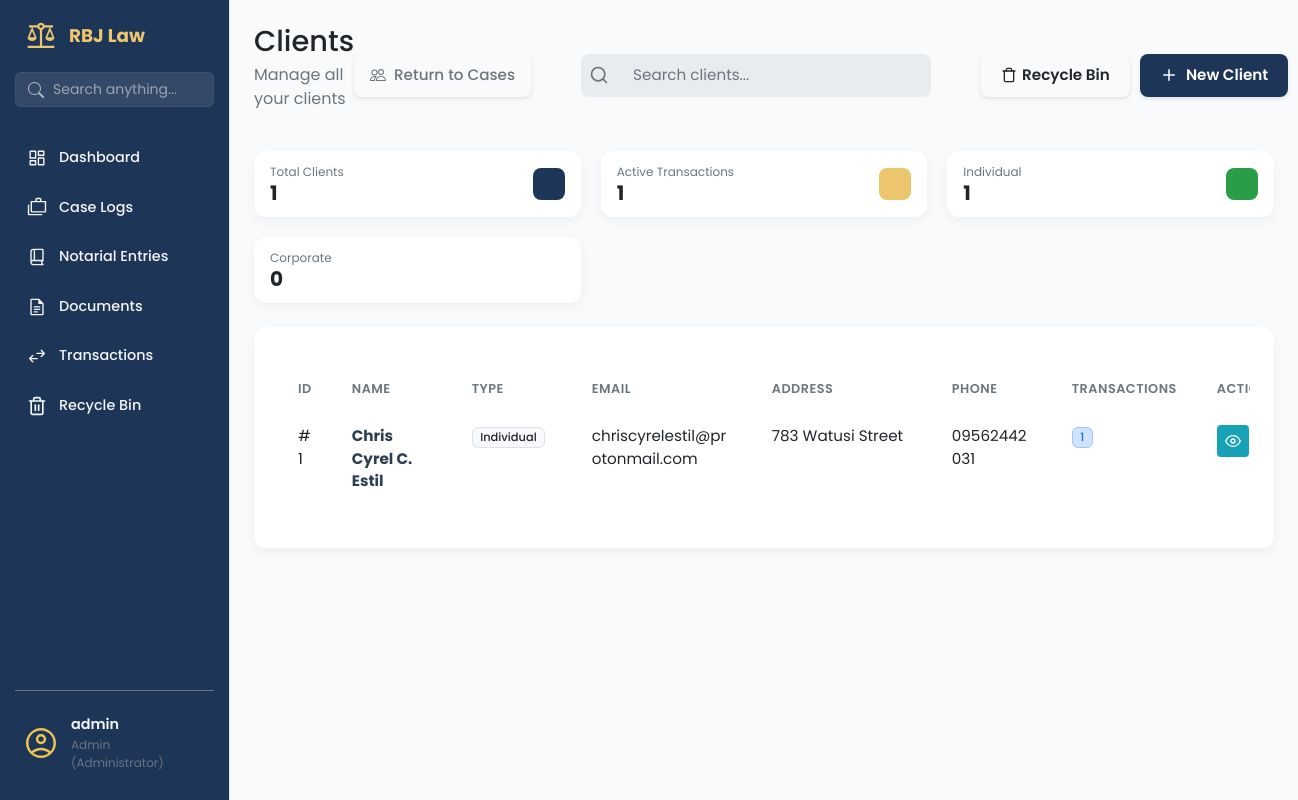
The page /clients/ (signed in) on the database its author committed.
### app/models/user_model.py (models this page shows, shortened)
class User(UserMixin, db.Model):
    __tablename__ = 'users'
    id = db.Column(db.Integer, primary_key=True)
    username = db.Column(db.String(80), unique=True, nullable=False, index=True)
    email = db.Column(db.String(120), unique=True, nullable=False)
    password_hash = db.Column(db.String(128), nullable=False)
    contact_number = db.Column(db.String(20), nullable=True)
    first_name = db.Column(db.String(100), nullable=True)
    middle_name = db.Column(db.String(100), nullable=True)
    last_name = db.Column(db.String(100), nullable=True)
    birth_date = db.Column(db.Date, nullable=True)
    gender = db.Column(db.String(20), nullable=True)
    address = db.Column(db.String(255), nullable=True)
    role = db.Column(db.String(50), default='attorney', nullable=False)
    is_active = db.Column(db.Boolean, default=True, nullable=False)
    is_admin = db.Column(db.Boolean, default=False, nullable=False)
    created_at = db.Column(db.DateTime, default=datetime.utcnow)
    updated_at = db.Column(db.DateTime, default=datetime.utcnow, onupdate=datetime.utcnow)

### app/models/client_mdl.py (models this page shows, shortened)
class Client(db.Model, SoftDeleteMixin):
    __tablename__ = 'clients'
    id = db.Column(db.Integer, primary_key=True)
    client_type = db.Column(db.String(20), default='individual', nullable=False)
    first_name = db.Column(db.String(100), nullable=True)
    middle_name = db.Column(db.String(100), nullable=True)
    last_name = db.Column(db.String(100), nullable=True)
    date_of_birth = db.Column(db.Date, nullable=True)
    company_name = db.Column(db.String(200), nullable=True)
    company_reg_number = db.Column(db.String(100), nullable=True) # SEC/DTI No.
    tax_identification_number = db.Column(db.String(50), nullable=True) # TIN
    designated_representative = db.Column(db.String(150), nullable=True) # Contact Person
    street_address = db.Column(db.String(255), nullable=True) # House No, Street, Subd
    barangay = db.Column(db.String(100), nullable=True)
    city = db.Column(db.String(100), nullable=True)
    province = db.Column(db.String(100), nullable=True)
    zip_code = db.Column(db.String(10), nullable=True)
    email = db.Column(db.String(120), nullable=False) # Unique identifier
    phone = db.Column(db.String(50), nullable=True)
    notes = db.Column(db.Text, nullable=True)
    is_active = db.Column(db.Boolean, default=True)
    deleted_at = db.Column(db.DateTime, nullable=True)
    created_at = db.Column(db.DateTime, default=datetime.now)
    updated_at = db.Column(db.DateTime, default=datetime.now, onupdate=datetime.now)
    @property
    def full_name(self):
        if self.client_type == 'corporate':
            return self.company_name or "Unnamed Corporation"
        else:
            mi = f" {self.middle_name[0]}." if self.middle_name else ""
            return f"{self.first_name}{mi} {self.last_name}"
    @property
    def full_address(self):
        parts = [
            self.street_address,
            self.barangay,
            self.city,
            self.province,
            self.zip_code
        ]
        return ", ".join([p for p in parts if p])

### app/routes/clients_routes.py (the view)
@clients_bp.route('/')
@login_required
def clients_page():
    clients = Client.query.filter_by(is_active=True).all()
    return render_template('clients_page.html', clients=clients)

### app/templates/clients_page.html (shortened to what this page needs)
{% extends "base.html" %}
{% block content %}
<main class="dashboard-content">
    <header class="dashboard-header">
        <div>
            <h1>Clients </h1>
            <p>Manage all your clients</p>
        </div>
        <div class="dashboard-actions"
            style="display: flex; justify-content: space-between; flex-shrink: 0; gap: 50px;">
            <a href="{{ url_for('case.list_cases') }}" class="btn btn-outline-secondary d-flex align-items-center"
                style="gap: 8px; padding: 10px 16px; font-weight: 500;">
                Return to Cases
            </a>
            <div class="search-bar">
                <svg class="search-bar__icon" xmlns="http://www.w3.org/2000/svg" width="20" height="20"
                    viewBox="0 0 24 24" fill="none" stroke="currentColor" stroke-width="2" stroke-linecap="round"
                    stroke-linejoin="round">
                    <circle cx="11" cy="11" r="8"></circle>
                    <line x1="21" y1="21" x2="16.65" y2="16.65"></line>
                </svg>
                <input class="search-bar__input" type="text" placeholder="Search clients...">
            </div>
            <div style="display: flex; gap: 10px; align-items: center;">
                <a href="{{ url_for('clients.recycle_bin') }}" class="btn btn-outline"
                    style="display: flex; align-items: center; gap: 5px;">
                    Recycle Bin
                </a>
                <a href="{{ url_for('clients.new_client_form') }}" class="btn btn-primary">
                    <svg class="btn-icon-left" xmlns="http://www.w3.org/2000/svg" viewBox="0 0 24 24" fill="none"
                        stroke="currentColor" stroke-width="2" stroke-linecap="round" stroke-linejoin="round" width="20"
                        height="20">
                        <line x1="12" y1="5" x2="12" y2="19"></line>
                        <line x1="5" y1="12" x2="19" y2="12"></line>
                    </svg>
                    New Client
                </a>
            </div>
        </div>
    </header>
    <section class="dashboard-cards">
        <div class="data-card data-card--sm">
            <div class="data-card__info">
                <span class="data-card__title">Total Clients</span>
                <span class="data-card__value">{{ clients|length }}</span>
            </div>
            <div class="data-card__icon data-card__icon--blue"></div>
        </div>
        <div class="data-card data-card--sm">
            <div class="data-card__info">
                <span class="data-card__title">Active Transactions</span>
                <span class="data-card__value">
                    {% set total_transactions = [] %}
                    {{ total_transactions|length }}
                </span>
            </div>
            <div class="data-card__icon data-card__icon--gold"></div>
        </div>
        <div class="data-card data-card--sm">
            <div class="data-card__info">
                <span class="data-card__title">Individual</span>
                <span class="data-card__value">
                    {% set individual_count = [] %}
                    {{ individual_count|length }}
                </span>
            </div>
            <div class="data-card__icon data-card__icon--green"></div>
        </div>
        <div class="data-card data-card--sm">
            <div class="data-card__info">
                <span class="data-card__title">Corporate</span>
                <span class="data-card__value">
                    {% set corporate_count = [] %}
                    {{ corporate_count|length }}
                </span>
            </div>
            <div class="data-card__icon data-card__icon--purple"></div>
        </div>
    </section>
    <section class="dashboard-panels-bottom dashboard-panels-bottom--single">
        <div class="panel-card" style="width: 100%;">
            <div class="table-wrapper panel-card__body">
                <table class="table client-table">
                    <colgroup>
                        <col class="short">
                        <col class="medium">
                        <col class="medium">
                        <col class="long">
                        <col class="long">
                        <col class="medium">
                        <col class="short">
                        <col class="actions">
                    </colgroup>
                    <thead>
                        <tr>
                            <th data-sort-key="id">ID</th>
                            <th data-sort-key="name">Name</th>
                            <th data-sort-key="type">Type</th>
                            <th data-sort-key="email">Email</th>
                            <th data-sort-key="address">Address</th>
                            <th data-sort-key="phone">Phone</th>
                            <th data-sort-key="transactions">Transactions</th>
                            <th>Actions</th>
                        </tr>
                    </thead>
                    <tbody>
                        {% for client in clients %}
                        <tr>
                            <td>#{{ client.id }}</td>
                            <td>
                                <a href="#" class="table-link fw-bold"
                                    onclick="viewClient('{{ client.id }}'); return false;">{{ client.full_name }}</a>
                            </td>
                            <td>
                                <span class="badge bg-light text-dark border">
                                    {{ client.client_type|title }}
                                </span>
                            </td>
                            <td>{{ client.email }}</td>
                            <td class="address-cell">
                                <span class="address-text" title="{{ client.full_address }}">
                                    {{ client.full_address }}
                                </span>
                            </td>
                            <td>{{ client.phone or 'N/A' }}</td>
                            <td>
                                <span class="badge bg-primary-subtle text-primary border border-primary-subtle">
                                    {{ client.transaction_items|length }}
                                </span>
                            </td>
                            <td>
                                <div class="action-buttons" style="justify-content: start;">
                                    <button class="btn-action btn-action--info" onclick="viewClient('{{ client.id }}')"
                                        title="View Details">
                                        <svg xmlns="http://www.w3.org/2000/svg" width="16" height="16"
                                            viewBox="0 0 24 24" fill="none" stroke="currentColor" stroke-width="2"
                                            stroke-linecap="round" stroke-linejoin="round">
                                            <path d="M1 12s4-8 11-8 11 8 11 8-4 8-11 8-11-8-11-8z"></path>
                                            <circle cx="12" cy="12" r="3"></circle>
                                        </svg>
                                    </button>
                                </div>
                            </td>
                        </tr>
                        {% endfor %}
                    </tbody>
                </table>
            </div>
        </div>
    </section>
</main>
{% endblock content %}

### app/templates/base.html (shortened to what this page needs)
<!DOCTYPE html>
<html lang="en">
<head>
    <link rel="stylesheet" href="{{ url_for('static', filename='vendor/bootstrap/css/bootstrap.min.css') }}">
    <link rel="stylesheet" href="{{ url_for('static', filename='css/main.css') }}">
    <link rel="stylesheet" href="{{ url_for('static', filename='css/sidebar.css') }}">
</head>
<body data-auth="{{ 'true' if current_user.is_authenticated else 'false' }}">
    <aside class="sidebar">
        <div class="sidebar-header">
            <img src="{{ url_for('static', filename='img/scales-of-justice.svg') }}" alt="logo" class="logo-img">
            <h2>RBJ Law</h2>
        </div>
        <div class="sidebar-search">
            <form action="{{ url_for('search.search_page') }}" method="GET">
                <div class="input-group">
                    <span class="input-group-text bg-transparent border-0 pe-0">
                    </span>
                    <input type="text" name="q" class="form-control" placeholder="Search anything..."
                        aria-label="Search" value="{{ request.args.get('q', '') }}">
                </div>
            </form>
        </div>
        <ul class="sidebar-links">
            <li>
                <a href="{{ url_for('dashboard.dashboard_page') }}"
                    class="{{ 'active' if 'dashboard' in request.endpoint else '' }}">
                    <span class="icon-wrapper"><img src="{{ url_for('static', filename='img/dashboard.svg') }}"
                            alt=""></span>
                    Dashboard
                </a>
            </li>
            {% if current_user.is_authenticated and (current_user.is_admin or current_user.role == 'admin') %}
            <li>
                <a href="{{ url_for('case.list_cases') }}" class="{{ 'active' if 'case' in request.endpoint else '' }}">
                    <span class="icon-wrapper"><img src="{{ url_for('static', filename='img/cases.svg') }}"
                            alt=""></span>
                    Case Logs
                </a>
            </li>
            {% endif %}
            {% if current_user.is_authenticated and current_user.role in ['admin', 'staff'] %}
            <li>
                <a href="{{ url_for('notarial_entries.notarial_entries_page') }}"
                    class="{{ 'active' if 'notarial' in request.endpoint else '' }}">
                    <span class="icon-wrapper"><img src="{{ url_for('static', filename='img/book.svg') }}"
                            alt=""></span>
                    Notarial Entries
                </a>
            </li>
            {% endif %}
            {% if current_user.is_authenticated and current_user.role in ['admin', 'staff'] %}
            <li>
                <a href="{{ url_for('documents.documents_page') }}"
                    class="{{ 'active' if 'documents' in request.endpoint else '' }}">
                    <span class="icon-wrapper"><img src="{{ url_for('static', filename='img/documents.svg') }}"
                            alt=""></span>
                    Documents
                </a>
            </li>
            {% endif %}
            {% if current_user.is_authenticated and current_user.role in ['admin', 'staff'] %}
            <li>
                <a href="{{ url_for('transaction.transactions_page') }}"
                    class="{{ 'active' if 'transaction' in request.endpoint else '' }}">
                    <span class="icon-wrapper"><img src="{{ url_for('static', filename='img/transaction.svg') }}"
                            alt=""></span>
                    Transactions
                </a>
            </li>
            {% endif %}
            <li>
                <a href="{{ url_for('recycle.recycle_bin_page') }}"
                    class="{{ 'active' if 'recycle' in request.endpoint else '' }}">
                    <span class="icon-wrapper">
                    </span>
                    Recycle Bin
                </a>
            </li>
        </ul>
        <div class="sidebar-footer">
            <button class="avatar-btn" id="avatarBtn">
                <img src="{{ url_for('static', filename='img/avatar.svg') }}" alt="User Avatar">
                <div class="user-info">
                    <span class="user-name">
                        {{ current_user.username }}
                    </span>
                    <span class="user-role">
                        {{ current_user.role|title }}
                        {% if current_user.is_admin %} (Administrator){% endif %}
                    </span>
                </div>
            </button>
        </div>
    </aside>
    <div class="page-container">
        <div class="toast-container position-fixed top-0 end-0 p-3" style="z-index: 1100">
        </div>
        {% block content %}
        {% endblock %}
</body>
</body>
</html>
</html>

### rows shown on the page
User: username "admin", role "Admin"
Client: id "1", full_name "Chris Cyrel C. Estil", client_type "Individual", email "chriscyrelestil@protonmail.com", full_address "783 Watusi Street", phone "09562442031", transaction_items|length "1"

### other values the page prints
{{ clients|length }} "1"
{{ total_transactions|length }} "1"
{{ individual_count|length }} "1"
{{ corporate_count|length }} "0"
